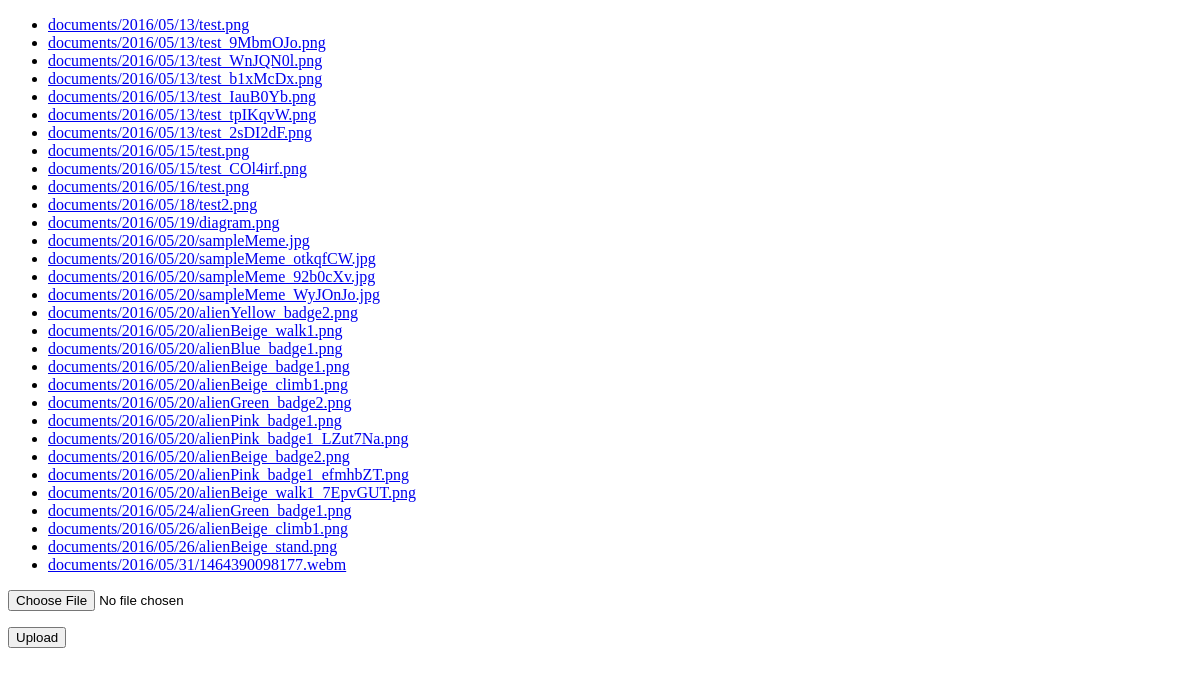
Before: /list (signed in) with the older database file.
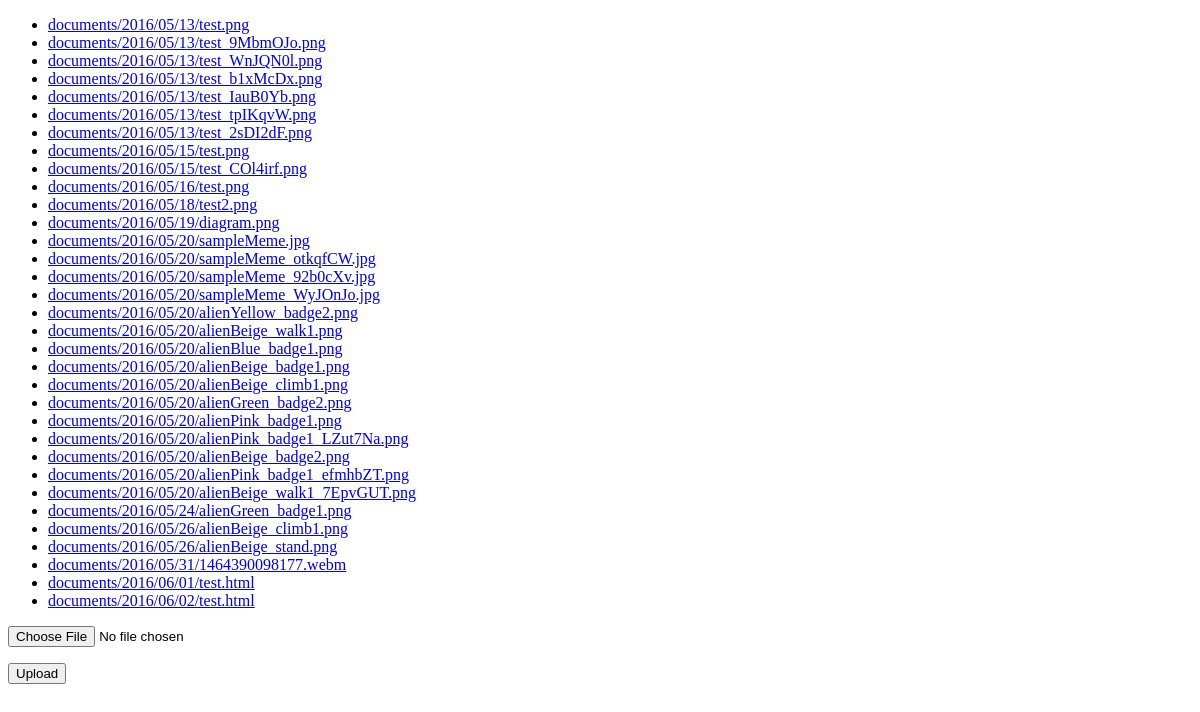
After: the same page with the newer database file.
### FirstProjectRefactor/models.py (models this page shows)
class Document(models.Model):
    docfile = models.FileField(upload_to='documents/%Y/%m/%d')

### FirstProjectRefactor/views.py (the view)
# urls.py: url(r'^list$', views.list, name='list'),
def list(self):
    if self.method == 'POST':
        form = DocumentForm(self.POST, self.FILES)
        if form.is_valid():
            newdoc = Document(docfile=self.FILES['docfile'])
            newdoc.save()
            return HttpResponseRedirect(reverse('list'))
    else:
        form = DocumentForm()  # A empty, unbound form
    documents = Document.objects.all()
    user = self.user
    a = user.userinfo.friend_list.split(",")
    return render_to_response(
        'list.html',
        {'documents': documents, 'form': form, 'aaa': a[0]},
        context_instance=RequestContext(self)
    )

### FirstProjectRefactor/views.py
class DocumentForm(forms.Form):
    docfile = forms.FileField(
        label='Select a file',
        help_text='max. 42 megabytes'
    )

### templates/list.html (shortened to what this page needs)
<!DOCTYPE html>
<html>
    <head>
    </head>
    <body>
    {% if documents %}
        <ul>
        {% for document in documents %}
            <li><a href="{{ document.docfile.url }}">{{ document.docfile.name }}</a></li>
        {% endfor %}
        </ul>
    {% else %}
        <p>No documents.</p>
    {% endif %}
        <form action="{% url 'list' %}" method="post" enctype="multipart/form-data">
            <p>
                {{ form.docfile }}
            </p>
            <p><input type="submit" value="Upload" /></p>
        </form>
    </body>
</html>

Changed rows visible on the page:
added Document: docfile.name "documents/2016/06/01/test.html"
added Document: docfile.name "documents/2016/06/02/test.html"
